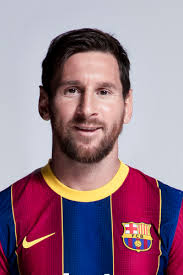
#> input picture OPENCV/lio2.jpg, 183 x 275 px
$ jupyter execute --allow-errors cvision.ipynb
#> lines starting #> are read from the running program, lines starting #| are printed output that depends on the picture; after the words box and inside, x2 and y2 are one past the last pixel; in counts of white or black regions, pixels touching at a corner belong together
[cell 1]
import cv2

[cell 2]
import numpy as np
import matplotlib.pyplot as plt
image=np.full ((8,16,3), 100, dtype='uint8')
cv2.rectangle(image, (4, 4), (7, 4), (48, 96, 244), -1)  # Red bar (BGR: 0, 0, 255)
cv2.rectangle(image, (4, 5), (7, 5), (255, 255, 255), -1)  # Green bar (BGR: 0, 255, 0)
cv2.rectangle(image, (4, 6), (7, 6), (0, 100, 0), -1)  # Blue bar (BGR: 255, 0, 0)
image_rgb = cv2.cvtColor(image, cv2.COLOR_BGR2RGB)
image_rgb = image_rgb*10
# 4. Display the image
cv2.imshow('image', image)
# plt.imshow(image_rgb)
# plt.show()
cv2.imwrite('image.jpg', image_rgb)
cv2.waitKey(0)
cv2.destroyAllWindows()

[cell 3]
import cv2
import numpy as np

# Create a sample image (500x500 with gradient colors)
image = np.zeros((500, 500, 3), dtype=np.uint8)
for i in range(500):
    for j in range(500):
        image[i, j] = [i % 256, j % 256, (i+j) % 256]

# Save as demo.jpg
cv2.imwrite('demo.jpg', image)
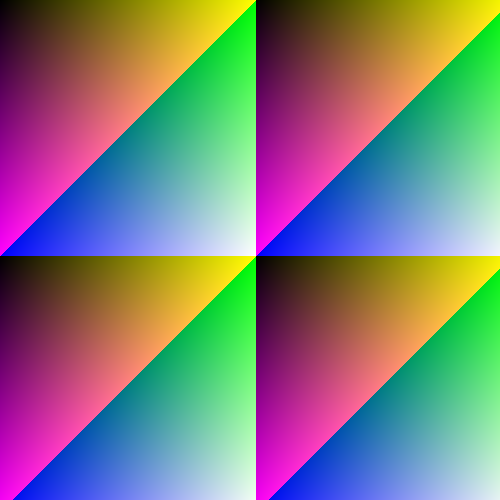
#> saved as demo.jpg: shape (500, 500, 3); mean B, G, R 124.6, 124.6, 127.6
print("demo.jpg created successfully!")

[cell 4]
image=cv2.imread('demo.jpg',0)
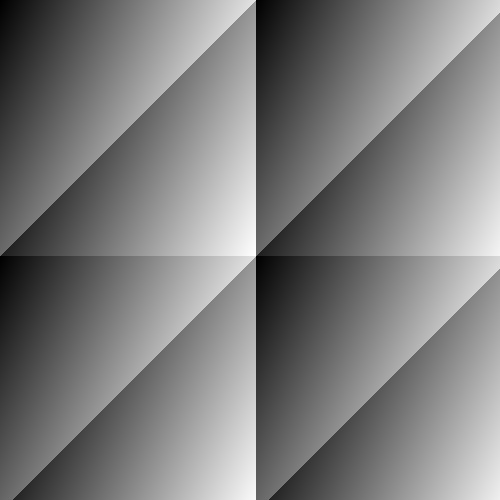
#> image: shape (500, 500); min 0, max 255, mean 125.5
image=cv2.GaussianBlur(image,(5,5),0)
threshold_image,th=cv2.threshold(image,157,255,cv2.THRESH_TOZERO)
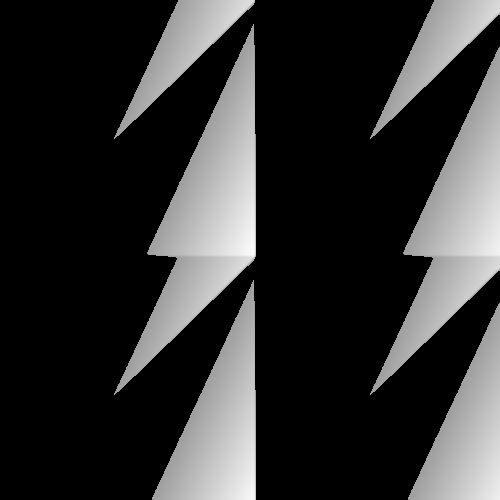
#> th: shape (500, 500); min 0, max 252, mean 49.3
cv2.imshow('image',th)
cv2.waitKey(1000)
cv2.destroyAllWindows()

[cell 5]
edge_detected_image=cv2.Canny(image,100,200)
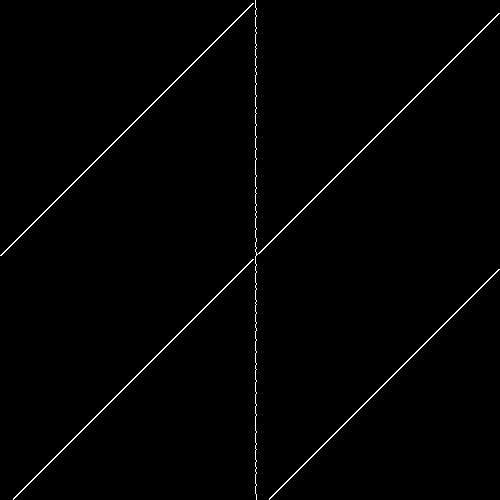
#> edge_detected_image: shape (500, 500); 0.97% white in thin lines or dots
cv2.imshow('image',edge_detected_image)
cv2.waitKey(10000)
cv2.destroyAllWindows()

[cell 6]
import contextlib
import cv2
import numpy as np
# from xgboost import cv
image=cv2.imread('lio2.jpg')
#> image is the input picture: shape (275, 183, 3); mean B, G, R 138.6, 121.6, 150.8
model=cv2.CascadeClassifier(cv2.data.haarcascades + "haarcascade_frontalface_default.xml")
faces=model.detectMultiScale(image)
#> faces = [[42, 55, 92, 92]]
print (faces)
#| [[42 55 92 92]]
for face in faces:
    x,y,w,h=face
    cv2.rectangle(image, (x,y), (x+w,y+h), (255,0,0),3)
#> this loop made 1 pass
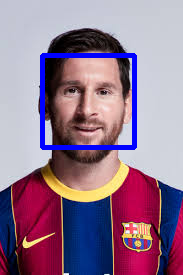
#> image: shape (275, 183, 3); 3.63% of pixels changed, all inside (x1, y1, x2, y2) = (40, 53, 137, 150)

cv2.imwrite('leo2ans.jpg',image)
#> Out = True

$ run again, with OPENCV/alpha.jpg copied over OPENCV/lio2.jpg
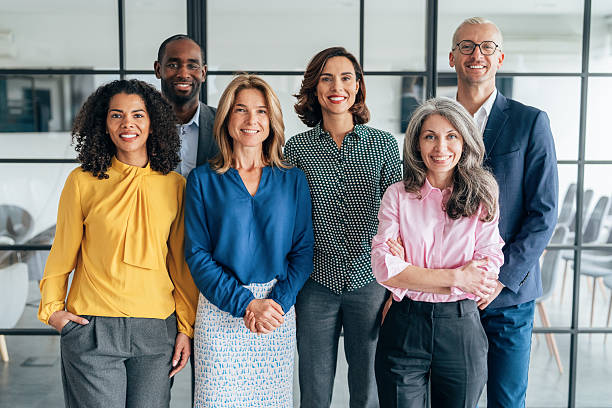
#> input picture OPENCV/alpha.jpg, 612 x 408 px
#> edge_detected_image: shape (500, 500); 0.97% white in thin lines or dots
#> image is the input picture: shape (408, 612, 3); mean B, G, R 133.7, 135.8, 133
#> faces = [[227, 92, 49, 49], [450, 25, 53, 53], [156, 43, 54, 54], [310, 56, 56, 56], [100, 93, 57, 57], [414, 116, 54, 54]]
#| [[227  92  49  49]
#|  [450  25  53  53]
#|  [156  43  54  54]
#|  [310  56  56  56]
#|  [100  93  57  57]
#|  [414 116  54  54]]
#> the loop `for face in faces:` made 6 passes
#> after the loop `for face in faces:`:
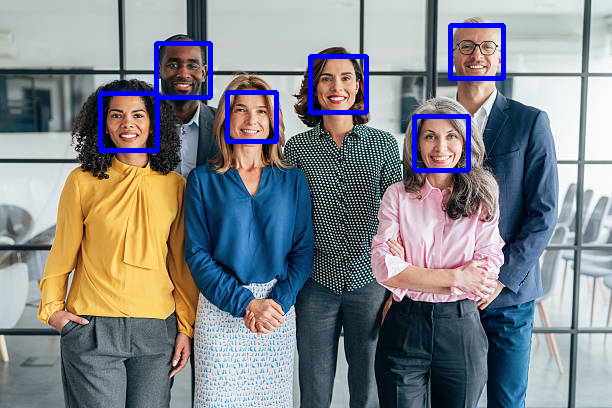
#> image: shape (408, 612, 3); 2.54% of pixels changed, all inside (x1, y1, x2, y2) = (98, 23, 506, 173)
#> Out = True
